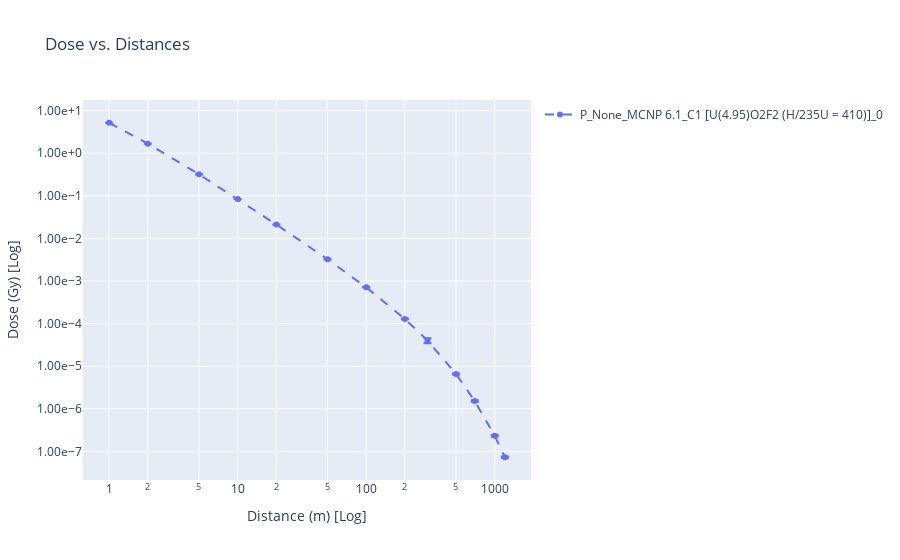

The cell this chart's notebook holds for it:
### Code cell
# Charger vos données
data = pd.read_excel("../DB/All-at-once_DB.xlsx", sheet_name='screen')

# Define your filter criteria
particles = ['P']  # Example: ['N', 'P']
screens = ['None']  # Example: ['Concrete', 'Steel', 'Water', 'Lead']
cases = ['C1 [U(4.95)O2F2 (H/235U = 410)]']  # Add more cases as needed
codes = ['MCNP 6.1']  # Add more codes as needed
thicknesses = []  # Example: [1, 5, 10, 20]

# Apply the filter and plot the data
filtered_data = filter_dataframe(
    data,
    particles,
    screens,
    cases,
    codes,
    thicknesses,
    plot=True  # Set to True to display the plot
)

# Display the filtered data
filtered_data

### Figure 1 — Plotly figure (JSON) as saved in the notebook; plotly's stock layout.template omitted (floating-point values rounded to 4 significant figures)
{"data": [{"error_y": {"array": [0.008336, 0.003697, 0.001089, 0.0003881, 0.0001361, 3.507e-05, 1.043e-05, 2.427e-06, 5.312e-06, 2.118e-07, 6.248e-08, 8.548e-09, 2.923e-09], "type": "data", "visible": true}, "line": {"dash": "dash"}, "mode": "lines+markers", "name": "P_None_MCNP 6.1_C1 [U(4.95)O2F2 (H/235U = 410)]_0", "type": "scatter", "x": [1, 2, 5, 10, 20, 50, 100, 200, 300, 500, 700, 1000, 1200], "y": [5.21, 1.681, 0.3203, 0.08437, 0.02126, 0.003247, 0.0007141, 0.0001291, 4.018e-05, 6.578e-06, 1.524e-06, 2.336e-07, 7.309e-08]}], "layout": {"legend": {"title": {"text": ""}}, "showlegend": true, "title": {"text": "Dose vs. Distances"}, "xaxis": {"title": {"text": "Distance (m) [Log]"}, "type": "log"}, "yaxis": {"tickformat": ".2e", "title": {"text": "Dose (Gy) [Log]"}, "type": "log"}}}
